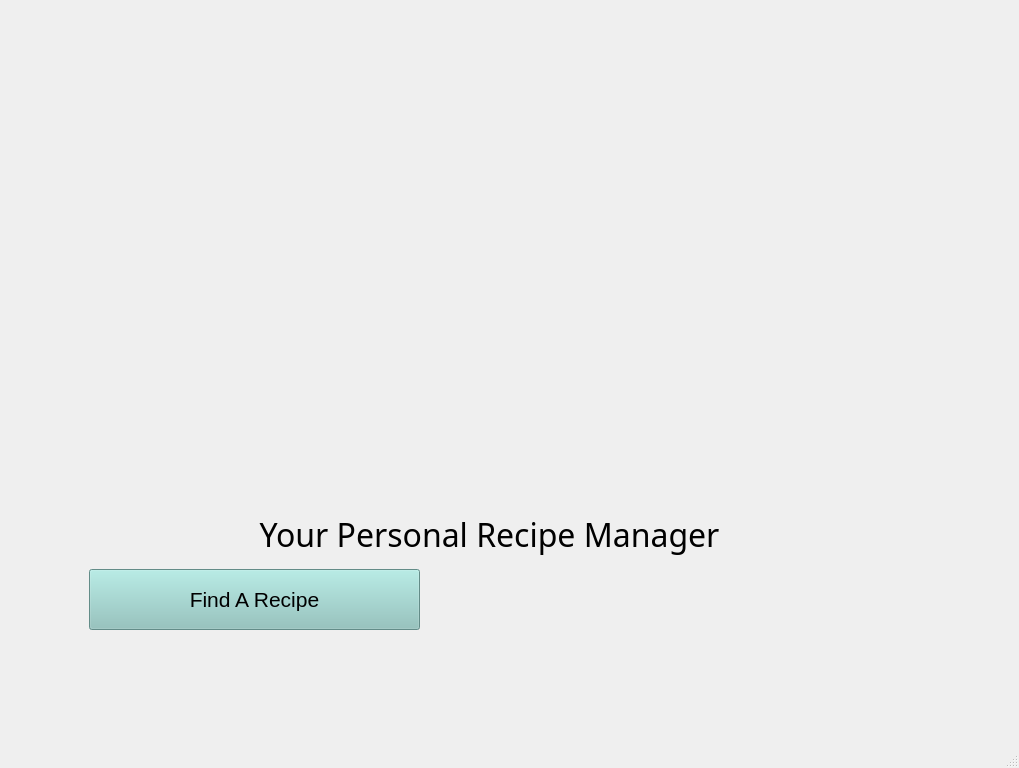
<?xml version="1.0" encoding="UTF-8"?>
<ui version="4.0">
 <class>MainWindow</class>
 <widget class="QMainWindow" name="MainWindow">
  <property name="geometry">
   <rect>
    <x>0</x>
    <y>0</y>
    <width>1019</width>
    <height>768</height>
   </rect>
  </property>
  <property name="minimumSize">
   <size>
    <width>800</width>
    <height>600</height>
   </size>
  </property>
  <property name="windowTitle">
   <string>MainWindow</string>
  </property>
  <widget class="QWidget" name="centralwidget">
   <layout class="QVBoxLayout" name="verticalLayout">
    <item>
     <widget class="QStackedWidget" name="stackedWidget">
      <property name="minimumSize">
       <size>
        <width>800</width>
        <height>600</height>
       </size>
      </property>
      <property name="currentIndex">
       <number>0</number>
      </property>
      <widget class="QWidget" name="homePage">
       <property name="minimumSize">
        <size>
         <width>800</width>
         <height>600</height>
        </size>
       </property>
       <widget class="QLabel" name="logo">
        <property name="geometry">
         <rect>
          <x>210</x>
          <y>0</y>
          <width>541</width>
          <height>501</height>
         </rect>
        </property>
        <property name="text">
         <string/>
        </property>
        <property name="pixmap">
         <pixmap>../Assets/logo.png</pixmap>
        </property>
        <property name="scaledContents">
         <bool>true</bool>
        </property>
        <property name="alignment">
         <set>Qt::AlignCenter</set>
        </property>
       </widget>
       <widget class="QLabel" name="tagLine">
        <property name="geometry">
         <rect>
          <x>210</x>
          <y>500</y>
          <width>541</width>
          <height>51</height>
         </rect>
        </property>
        <property name="font">
         <font>
          <family>Island Moments</family>
          <pointsize>24</pointsize>
          <fontweight>DemiBold</fontweight>
         </font>
        </property>
        <property name="layoutDirection">
         <enum>Qt::LeftToRight</enum>
        </property>
        <property name="text">
         <string>Your Personal Recipe Manager</string>
        </property>
        <property name="alignment">
         <set>Qt::AlignCenter</set>
        </property>
       </widget>
       <widget class="QPushButton" name="findArecipeButton">
        <property name="geometry">
         <rect>
          <x>80</x>
          <y>560</y>
          <width>331</width>
          <height>61</height>
         </rect>
        </property>
        <property name="palette">
         <palette>
          <active>
           <colorrole role="Button">
            <brush brushstyle="SolidPattern">
             <color alpha="255">
              <red>139</red>
              <green>196</green>
              <blue>190</blue>
             </color>
            </brush>
           </colorrole>
           <colorrole role="Base">
            <brush brushstyle="SolidPattern">
             <color alpha="255">
              <red>139</red>
              <green>196</green>
              <blue>190</blue>
             </color>
            </brush>
           </colorrole>
           <colorrole role="Window">
            <brush brushstyle="SolidPattern">
             <color alpha="255">
              <red>139</red>
              <green>196</green>
              <blue>190</blue>
             </color>
            </brush>
           </colorrole>
          </active>
          <inactive>
           <colorrole role="Button">
            <brush brushstyle="SolidPattern">
             <color alpha="255">
              <red>139</red>
              <green>196</green>
              <blue>190</blue>
             </color>
            </brush>
           </colorrole>
           <colorrole role="Base">
            <brush brushstyle="SolidPattern">
             <color alpha="255">
              <red>139</red>
              <green>196</green>
              <blue>190</blue>
             </color>
            </brush>
           </colorrole>
           <colorrole role="Window">
            <brush brushstyle="SolidPattern">
             <color alpha="255">
              <red>139</red>
              <green>196</green>
              <blue>190</blue>
             </color>
            </brush>
           </colorrole>
          </inactive>
          <disabled>
           <colorrole role="Button">
            <brush brushstyle="SolidPattern">
             <color alpha="255">
              <red>139</red>
              <green>196</green>
              <blue>190</blue>
             </color>
            </brush>
           </colorrole>
           <colorrole role="Base">
            <brush brushstyle="SolidPattern">
             <color alpha="255">
              <red>139</red>
              <green>196</green>
              <blue>190</blue>
             </color>
            </brush>
           </colorrole>
           <colorrole role="Window">
            <brush brushstyle="SolidPattern">
             <color alpha="255">
              <red>139</red>
              <green>196</green>
              <blue>190</blue>
             </color>
            </brush>
           </colorrole>
          </disabled>
         </palette>
        </property>
        <property name="font">
         <font>
          <pointsize>16</pointsize>
          <bold>false</bold>
          <kerning>true</kerning>
         </font>
        </property>
        <property name="styleSheet">
         <string notr="true">background-color: rgb(139, 196, 190);</string>
        </property>
        <property name="text">
         <string>Find A Recipe</string>
        </property>
       </widget>
      </widget>
      <widget class="QWidget" name="findArecipePage">
       <widget class="QLabel" name="titleLabel">
        <property name="geometry">
         <rect>
          <x>80</x>
          <y>30</y>
          <width>781</width>
          <height>51</height>
         </rect>
        </property>
        <property name="font">
         <font>
          <pointsize>26</pointsize>
          <bold>true</bold>
         </font>
        </property>
        <property name="layoutDirection">
         <enum>Qt::LeftToRight</enum>
        </property>
        <property name="text">
         <string>Find a Recipe</string>
        </property>
        <property name="alignment">
         <set>Qt::AlignCenter</set>
        </property>
       </widget>
       <widget class="QPushButton" name="returnTohomeButton">
        <property name="geometry">
         <rect>
          <x>350</x>
          <y>590</y>
          <width>231</width>
          <height>51</height>
         </rect>
        </property>
        <property name="font">
         <font>
          <pointsize>14</pointsize>
         </font>
        </property>
        <property name="styleSheet">
         <string notr="true">background-color: rgb(139, 196, 190);</string>
        </property>
        <property name="text">
         <string>Return to Home</string>
        </property>
       </widget>
       <widget class="QLineEdit" name="searchLineEdit">
        <property name="enabled">
         <bool>true</bool>
        </property>
        <property name="geometry">
         <rect>
          <x>320</x>
          <y>180</y>
          <width>351</width>
          <height>26</height>
         </rect>
        </property>
        <property name="text">
         <string>Enter search criteria</string>
        </property>
       </widget>
       <widget class="QComboBox" name="searchCategoryComboBox">
        <property name="geometry">
         <rect>
          <x>140</x>
          <y>180</y>
          <width>181</width>
          <height>26</height>
         </rect>
        </property>
       </widget>
       <widget class="QPushButton" name="searchButton">
        <property name="enabled">
         <bool>true</bool>
        </property>
        <property name="geometry">
         <rect>
          <x>670</x>
          <y>180</y>
          <width>93</width>
          <height>29</height>
         </rect>
        </property>
        <property name="text">
         <string>Search</string>
        </property>
       </widget>
       <widget class="QLabel" name="searchByLabel">
        <property name="geometry">
         <rect>
          <x>62</x>
          <y>180</y>
          <width>81</width>
          <height>20</height>
         </rect>
        </property>
        <property name="text">
         <string>Search by:</string>
        </property>
       </widget>
       <widget class="QLineEdit" name="calorieMinLineEdit">
        <property name="enabled">
         <bool>true</bool>
        </property>
        <property name="geometry">
         <rect>
          <x>340</x>
          <y>240</y>
          <width>113</width>
          <height>26</height>
         </rect>
        </property>
       </widget>
       <widget class="QLineEdit" name="calorieMaxLineEdit">
        <property name="enabled">
         <bool>true</bool>
        </property>
        <property name="geometry">
         <rect>
          <x>520</x>
          <y>240</y>
          <width>113</width>
          <height>26</height>
         </rect>
        </property>
       </widget>
       <widget class="QLineEdit" name="carbsLineEdit">
        <property name="enabled">
         <bool>true</bool>
        </property>
        <property name="geometry">
         <rect>
          <x>340</x>
          <y>320</y>
          <width>113</width>
          <height>26</height>
         </rect>
        </property>
       </widget>
       <widget class="QLineEdit" name="proteinLineEdit">
        <property name="enabled">
         <bool>true</bool>
        </property>
        <property name="geometry">
         <rect>
          <x>500</x>
          <y>320</y>
          <width>113</width>
          <height>26</height>
         </rect>
        </property>
       </widget>
       <widget class="QLineEdit" name="fatLineEdit">
        <property name="enabled">
         <bool>true</bool>
        </property>
        <property name="geometry">
         <rect>
          <x>660</x>
          <y>320</y>
          <width>113</width>
          <height>26</height>
         </rect>
        </property>
       </widget>
       <widget class="QTableWidget" name="resultsTable">
        <property name="enabled">
         <bool>false</bool>
        </property>
        <property name="geometry">
         <rect>
          <x>80</x>
          <y>380</y>
          <width>701</width>
          <height>192</height>
         </rect>
        </property>
       </widget>
      </widget>
      <widget class="QWidget" name="recipePage">
       <widget class="QLabel" name="recipeNameLabel">
        <property name="geometry">
         <rect>
          <x>90</x>
          <y>50</y>
          <width>781</width>
          <height>51</height>
         </rect>
        </property>
        <property name="font">
         <font>
          <pointsize>26</pointsize>
          <bold>true</bold>
         </font>
        </property>
        <property name="layoutDirection">
         <enum>Qt::LeftToRight</enum>
        </property>
        <property name="text">
         <string>Recipe Name</string>
        </property>
        <property name="alignment">
         <set>Qt::AlignCenter</set>
        </property>
       </widget>
       <widget class="QPushButton" name="editRecipeButton">
        <property name="geometry">
         <rect>
          <x>770</x>
          <y>250</y>
          <width>151</width>
          <height>41</height>
         </rect>
        </property>
        <property name="font">
         <font>
          <pointsize>14</pointsize>
         </font>
        </property>
        <property name="styleSheet">
         <string notr="true">background-color: rgb(139, 196, 190);</string>
        </property>
        <property name="text">
         <string>Edit Recipe</string>
        </property>
       </widget>
       <widget class="QLabel" name="ingredientsLabel">
        <property name="geometry">
         <rect>
          <x>80</x>
          <y>300</y>
          <width>121</width>
          <height>31</height>
         </rect>
        </property>
        <property name="text">
         <string>Ingredients:</string>
        </property>
       </widget>
       <widget class="QListWidget" name="ingredientsTable">
        <property name="geometry">
         <rect>
          <x>80</x>
          <y>330</y>
          <width>841</width>
          <height>91</height>
         </rect>
        </property>
       </widget>
       <widget class="QLabel" name="stepsLabel">
        <property name="geometry">
         <rect>
          <x>80</x>
          <y>420</y>
          <width>121</width>
          <height>31</height>
         </rect>
        </property>
        <property name="text">
         <string>Steps:</string>
        </property>
       </widget>
       <widget class="QListWidget" name="stepsTable">
        <property name="geometry">
         <rect>
          <x>80</x>
          <y>450</y>
          <width>841</width>
          <height>101</height>
         </rect>
        </property>
       </widget>
       <widget class="QLabel" name="notesNutritionLabel">
        <property name="geometry">
         <rect>
          <x>80</x>
          <y>550</y>
          <width>161</width>
          <height>31</height>
         </rect>
        </property>
        <property name="text">
         <string>Notes: and Nutrition:</string>
        </property>
       </widget>
       <widget class="QTabWidget" name="notesNutritionTable">
        <property name="geometry">
         <rect>
          <x>80</x>
          <y>579</y>
          <width>841</width>
          <height>91</height>
         </rect>
        </property>
        <property name="currentIndex">
         <number>1</number>
        </property>
        <widget class="QWidget" name="notesTab">
         <attribute name="title">
          <string>Notes</string>
         </attribute>
        </widget>
        <widget class="QWidget" name="nutritionTab">
         <attribute name="title">
          <string>Nutrition</string>
         </attribute>
        </widget>
       </widget>
       <widget class="QGraphicsView" name="recipeImage">
        <property name="geometry">
         <rect>
          <x>350</x>
          <y>110</y>
          <width>256</width>
          <height>192</height>
         </rect>
        </property>
       </widget>
      </widget>
      <widget class="QWidget" name="submitArecipePage">
       <widget class="QLabel" name="submitArecipeLabel">
        <property name="geometry">
         <rect>
          <x>100</x>
          <y>40</y>
          <width>781</width>
          <height>51</height>
         </rect>
        </property>
        <property name="font">
         <font>
          <pointsize>26</pointsize>
          <bold>true</bold>
         </font>
        </property>
        <property name="layoutDirection">
         <enum>Qt::LeftToRight</enum>
        </property>
        <property name="text">
         <string>Submit a Recipe</string>
        </property>
        <property name="alignment">
         <set>Qt::AlignCenter</set>
        </property>
       </widget>
       <widget class="QLineEdit" name="recipeNamefield">
        <property name="geometry">
         <rect>
          <x>150</x>
          <y>190</y>
          <width>491</width>
          <height>26</height>
         </rect>
        </property>
        <property name="text">
         <string>Enter recipe name</string>
        </property>
       </widget>
       <widget class="QPushButton" name="submitButton">
        <property name="geometry">
         <rect>
          <x>640</x>
          <y>180</y>
          <width>151</width>
          <height>41</height>
         </rect>
        </property>
        <property name="font">
         <font>
          <pointsize>14</pointsize>
         </font>
        </property>
        <property name="styleSheet">
         <string notr="true">background-color: rgb(139, 196, 190);</string>
        </property>
        <property name="text">
         <string>Submit</string>
        </property>
       </widget>
       <widget class="QLabel" name="newRecipeNameLabel">
        <property name="geometry">
         <rect>
          <x>150</x>
          <y>270</y>
          <width>271</width>
          <height>20</height>
         </rect>
        </property>
        <property name="font">
         <font>
          <bold>true</bold>
         </font>
        </property>
        <property name="text">
         <string>New Recipe Name Placeholder</string>
        </property>
       </widget>
       <widget class="QLabel" name="findFoodLabel">
        <property name="geometry">
         <rect>
          <x>150</x>
          <y>300</y>
          <width>221</width>
          <height>20</height>
         </rect>
        </property>
        <property name="text">
         <string>Find food to add:</string>
        </property>
       </widget>
       <widget class="QPushButton" name="ingredientSearchButton">
        <property name="enabled">
         <bool>true</bool>
        </property>
        <property name="geometry">
         <rect>
          <x>640</x>
          <y>330</y>
          <width>93</width>
          <height>29</height>
         </rect>
        </property>
        <property name="text">
         <string>Search</string>
        </property>
       </widget>
       <widget class="QLineEdit" name="findIngredientSearch">
        <property name="geometry">
         <rect>
          <x>150</x>
          <y>330</y>
          <width>491</width>
          <height>26</height>
         </rect>
        </property>
       </widget>
       <widget class="QLabel" name="FoodsLabel">
        <property name="geometry">
         <rect>
          <x>150</x>
          <y>370</y>
          <width>131</width>
          <height>31</height>
         </rect>
        </property>
        <property name="text">
         <string>Foods:</string>
        </property>
       </widget>
       <widget class="QListWidget" name="FoodsList">
        <property name="geometry">
         <rect>
          <x>150</x>
          <y>400</y>
          <width>741</width>
          <height>141</height>
         </rect>
        </property>
        <property name="toolTip">
         <string>&lt;html&gt;&lt;head/&gt;&lt;body&gt;&lt;p&gt;&lt;br/&gt;&lt;/p&gt;&lt;/body&gt;&lt;/html&gt;</string>
        </property>
       </widget>
       <widget class="QLabel" name="foodNameLabel">
        <property name="geometry">
         <rect>
          <x>150</x>
          <y>560</y>
          <width>271</width>
          <height>20</height>
         </rect>
        </property>
        <property name="font">
         <font>
          <bold>true</bold>
         </font>
        </property>
        <property name="text">
         <string>Food Name</string>
        </property>
       </widget>
       <widget class="QLabel" name="numberOfServingsLabel">
        <property name="geometry">
         <rect>
          <x>150</x>
          <y>580</y>
          <width>151</width>
          <height>20</height>
         </rect>
        </property>
        <property name="text">
         <string>Number of servings:</string>
        </property>
       </widget>
       <widget class="QLabel" name="servingSizeLabel">
        <property name="geometry">
         <rect>
          <x>320</x>
          <y>580</y>
          <width>201</width>
          <height>20</height>
         </rect>
        </property>
        <property name="text">
         <string>Serving size:</string>
        </property>
       </widget>
       <widget class="QLineEdit" name="numberOfServingsInput">
        <property name="geometry">
         <rect>
          <x>160</x>
          <y>600</y>
          <width>113</width>
          <height>26</height>
         </rect>
        </property>
       </widget>
       <widget class="QLineEdit" name="servingSizeInput">
        <property name="geometry">
         <rect>
          <x>320</x>
          <y>600</y>
          <width>261</width>
          <height>26</height>
         </rect>
        </property>
       </widget>
       <widget class="QPushButton" name="newFoodAddButton">
        <property name="enabled">
         <bool>true</bool>
        </property>
        <property name="geometry">
         <rect>
          <x>590</x>
          <y>600</y>
          <width>93</width>
          <height>29</height>
         </rect>
        </property>
        <property name="text">
         <string>Add</string>
        </property>
       </widget>
      </widget>
      <widget class="QWidget" name="submitArecipePage_2">
       <widget class="QLabel" name="submitArecipeLabel_2">
        <property name="geometry">
         <rect>
          <x>90</x>
          <y>70</y>
          <width>781</width>
          <height>51</height>
         </rect>
        </property>
        <property name="font">
         <font>
          <pointsize>26</pointsize>
          <bold>true</bold>
         </font>
        </property>
        <property name="layoutDirection">
         <enum>Qt::LeftToRight</enum>
        </property>
        <property name="text">
         <string>Submit a Recipe</string>
        </property>
        <property name="alignment">
         <set>Qt::AlignCenter</set>
        </property>
       </widget>
       <widget class="QLabel" name="recipeIngredientsLabel">
        <property name="geometry">
         <rect>
          <x>100</x>
          <y>200</y>
          <width>321</width>
          <height>31</height>
         </rect>
        </property>
        <property name="font">
         <font>
          <pointsize>12</pointsize>
          <bold>true</bold>
         </font>
        </property>
        <property name="text">
         <string>Recipe Ingredients:</string>
        </property>
       </widget>
       <widget class="QListWidget" name="recipeIngredientsList">
        <property name="geometry">
         <rect>
          <x>100</x>
          <y>240</y>
          <width>801</width>
          <height>192</height>
         </rect>
        </property>
       </widget>
       <widget class="QPushButton" name="saveAndContinueButton">
        <property name="geometry">
         <rect>
          <x>370</x>
          <y>480</y>
          <width>261</width>
          <height>41</height>
         </rect>
        </property>
        <property name="font">
         <font>
          <pointsize>14</pointsize>
         </font>
        </property>
        <property name="styleSheet">
         <string notr="true">background-color: rgb(139, 196, 190);</string>
        </property>
        <property name="text">
         <string>Save and Continue</string>
        </property>
       </widget>
      </widget>
      <widget class="QWidget" name="manageDataPage">
       <widget class="QLabel" name="manageDataLabel">
        <property name="geometry">
         <rect>
          <x>120</x>
          <y>60</y>
          <width>781</width>
          <height>71</height>
         </rect>
        </property>
        <property name="font">
         <font>
          <pointsize>26</pointsize>
          <bold>true</bold>
         </font>
        </property>
        <property name="layoutDirection">
         <enum>Qt::LeftToRight</enum>
        </property>
        <property name="text">
         <string>Manage Data</string>
        </property>
        <property name="alignment">
         <set>Qt::AlignCenter</set>
        </property>
       </widget>
       <widget class="QPushButton" name="customTagsButton">
        <property name="geometry">
         <rect>
          <x>380</x>
          <y>180</y>
          <width>261</width>
          <height>41</height>
         </rect>
        </property>
        <property name="font">
         <font>
          <pointsize>14</pointsize>
         </font>
        </property>
        <property name="styleSheet">
         <string notr="true">background-color: rgb(139, 196, 190);</string>
        </property>
        <property name="text">
         <string>Custom Tags</string>
        </property>
       </widget>
       <widget class="QPushButton" name="foodsNutritionButton">
        <property name="geometry">
         <rect>
          <x>300</x>
          <y>250</y>
          <width>411</width>
          <height>41</height>
         </rect>
        </property>
        <property name="font">
         <font>
          <pointsize>14</pointsize>
         </font>
        </property>
        <property name="styleSheet">
         <string notr="true">background-color: rgb(139, 196, 190);</string>
        </property>
        <property name="text">
         <string>Foods and Nutrition Information</string>
        </property>
       </widget>
       <widget class="QPushButton" name="mealTypesButton">
        <property name="geometry">
         <rect>
          <x>380</x>
          <y>320</y>
          <width>261</width>
          <height>41</height>
         </rect>
        </property>
        <property name="font">
         <font>
          <pointsize>14</pointsize>
         </font>
        </property>
        <property name="styleSheet">
         <string notr="true">background-color: rgb(139, 196, 190);</string>
        </property>
        <property name="text">
         <string>Meal Types</string>
        </property>
       </widget>
       <widget class="QPushButton" name="proteinsButton">
        <property name="geometry">
         <rect>
          <x>380</x>
          <y>390</y>
          <width>261</width>
          <height>41</height>
         </rect>
        </property>
        <property name="font">
         <font>
          <pointsize>14</pointsize>
         </font>
        </property>
        <property name="styleSheet">
         <string notr="true">background-color: rgb(139, 196, 190);</string>
        </property>
        <property name="text">
         <string>Proteins</string>
        </property>
       </widget>
      </widget>
      <widget class="QWidget" name="editCustomTagsPage">
       <widget class="QLabel" name="editCustomTagsLabel">
        <property name="geometry">
         <rect>
          <x>110</x>
          <y>70</y>
          <width>781</width>
          <height>71</height>
         </rect>
        </property>
        <property name="font">
         <font>
          <pointsize>26</pointsize>
          <bold>true</bold>
         </font>
        </property>
        <property name="layoutDirection">
         <enum>Qt::LeftToRight</enum>
        </property>
        <property name="text">
         <string>Edit Custom Tags</string>
        </property>
        <property name="alignment">
         <set>Qt::AlignCenter</set>
        </property>
       </widget>
       <widget class="QLabel" name="tagNameLabel">
        <property name="geometry">
         <rect>
          <x>110</x>
          <y>210</y>
          <width>141</width>
          <height>31</height>
         </rect>
        </property>
        <property name="font">
         <font>
          <pointsize>12</pointsize>
          <bold>true</bold>
         </font>
        </property>
        <property name="text">
         <string>Tag Name:</string>
        </property>
       </widget>
       <widget class="QListWidget" name="tagListWidget">
        <property name="geometry">
         <rect>
          <x>110</x>
          <y>250</y>
          <width>761</width>
          <height>192</height>
         </rect>
        </property>
       </widget>
       <widget class="QPushButton" name="saveButton">
        <property name="geometry">
         <rect>
          <x>350</x>
          <y>480</y>
          <width>261</width>
          <height>41</height>
         </rect>
        </property>
        <property name="font">
         <font>
          <pointsize>14</pointsize>
         </font>
        </property>
        <property name="styleSheet">
         <string notr="true">background-color: rgb(139, 196, 190);</string>
        </property>
        <property name="text">
         <string>Save</string>
        </property>
       </widget>
       <widget class="QPushButton" name="addNewTagButton">
        <property name="geometry">
         <rect>
          <x>610</x>
          <y>200</y>
          <width>261</width>
          <height>41</height>
         </rect>
        </property>
        <property name="font">
         <font>
          <pointsize>14</pointsize>
         </font>
        </property>
        <property name="styleSheet">
         <string notr="true">background-color: rgb(139, 196, 190);</string>
        </property>
        <property name="text">
         <string>Add New Tag</string>
        </property>
       </widget>
      </widget>
      <widget class="QWidget" name="editFoodsandNutInfoPage">
       <widget class="QLabel" name="editFoodsAndNutLabel">
        <property name="geometry">
         <rect>
          <x>100</x>
          <y>60</y>
          <width>781</width>
          <height>71</height>
         </rect>
        </property>
        <property name="font">
         <font>
          <pointsize>26</pointsize>
          <bold>true</bold>
         </font>
        </property>
        <property name="layoutDirection">
         <enum>Qt::LeftToRight</enum>
        </property>
        <property name="text">
         <string>Edit Foods and Nutrition Information</string>
        </property>
        <property name="alignment">
         <set>Qt::AlignCenter</set>
        </property>
       </widget>
       <widget class="QPushButton" name="addNewFoodItemButton">
        <property name="geometry">
         <rect>
          <x>640</x>
          <y>200</y>
          <width>261</width>
          <height>41</height>
         </rect>
        </property>
        <property name="font">
         <font>
          <pointsize>14</pointsize>
         </font>
        </property>
        <property name="styleSheet">
         <string notr="true">background-color: rgb(139, 196, 190);</string>
        </property>
        <property name="text">
         <string>Add New Food Item</string>
        </property>
       </widget>
       <widget class="QPushButton" name="saveButton_2">
        <property name="geometry">
         <rect>
          <x>360</x>
          <y>510</y>
          <width>261</width>
          <height>41</height>
         </rect>
        </property>
        <property name="font">
         <font>
          <pointsize>14</pointsize>
         </font>
        </property>
        <property name="styleSheet">
         <string notr="true">background-color: rgb(139, 196, 190);</string>
        </property>
        <property name="text">
         <string>Save</string>
        </property>
       </widget>
       <widget class="QTableWidget" name="foodsTable">
        <property name="geometry">
         <rect>
          <x>100</x>
          <y>260</y>
          <width>801</width>
          <height>192</height>
         </rect>
        </property>
       </widget>
      </widget>
     </widget>
    </item>
   </layout>
  </widget>
  <widget class="QMenuBar" name="menubar">
   <property name="geometry">
    <rect>
     <x>0</x>
     <y>0</y>
     <width>1019</width>
     <height>26</height>
    </rect>
   </property>
  </widget>
  <widget class="QStatusBar" name="statusbar"/>
 </widget>
 <resources/>
 <connections>
  <connection>
   <sender>searchCategoryComboBox</sender>
   <signal>currentIndexChanged(int)</signal>
   <receiver>MainWindow</receiver>
   <slot>onSearchCategoryChanged()</slot>
   <hints>
    <hint type="sourcelabel">
     <x>216</x>
     <y>231</y>
    </hint>
    <hint type="destinationlabel">
     <x>291</x>
     <y>28</y>
    </hint>
   </hints>
  </connection>
 </connections>
 <slots>
  <slot>onSearchCategoryChanged()</slot>
 </slots>
</ui>
